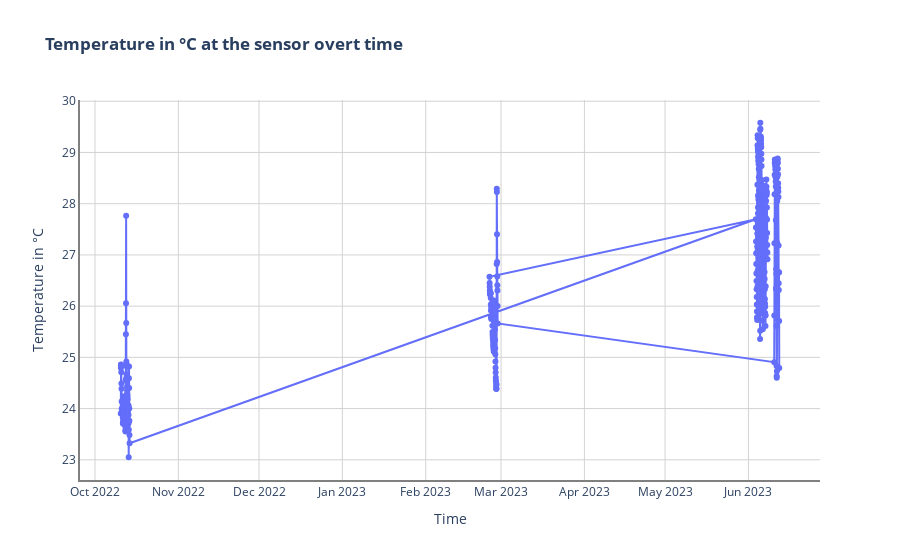

Notebook code cell kept with this figure:
### Code cell
fig_1 = go.Figure()

fig_1.add_trace(
    go.Scatter(
        x= df_hour[df_hour["date"] == "2022-10-10"]["date_time"],
        y= df_hour[df_hour["date"] == "2022-10-10"]["tmp"],
        name= "temp_hour",
        mode= "lines+markers"
    )
)
fig_1.update_layout(plot_bgcolor= "white", title= "<b>Temperature in °C at the sensor overt time</b>", xaxis_title= "Time", yaxis_title= "Temperature in °C")
fig_1.update_xaxes(showline= True, linecolor= "grey", linewidth= 2, gridcolor= "LightGray")
fig_1.update_yaxes(showline= True, linecolor= "grey", linewidth= 2, gridcolor= "LightGray")
fig_1.show()

### Figure 1 — Plotly figure (JSON) as saved in the notebook; plotly's stock layout.template omitted (floating-point values rounded to 4 significant figures; data arrays with more than 128 entries replaced by an {"elided": "..."} marker saying what was removed)
{"data": [{"mode": "lines+markers", "name": "temp_hour", "type": "scatter", "x": {"elided": "349 str values"}, "y": {"elided": "349 float values"}}], "layout": {"plot_bgcolor": "white", "title": {"text": "<b>Temperature in °C at the sensor overt time</b>"}, "xaxis": {"gridcolor": "LightGray", "linecolor": "grey", "linewidth": 2, "showline": true, "title": {"text": "Time"}}, "yaxis": {"gridcolor": "LightGray", "linecolor": "grey", "linewidth": 2, "showline": true, "title": {"text": "Temperature in °C"}}}}
